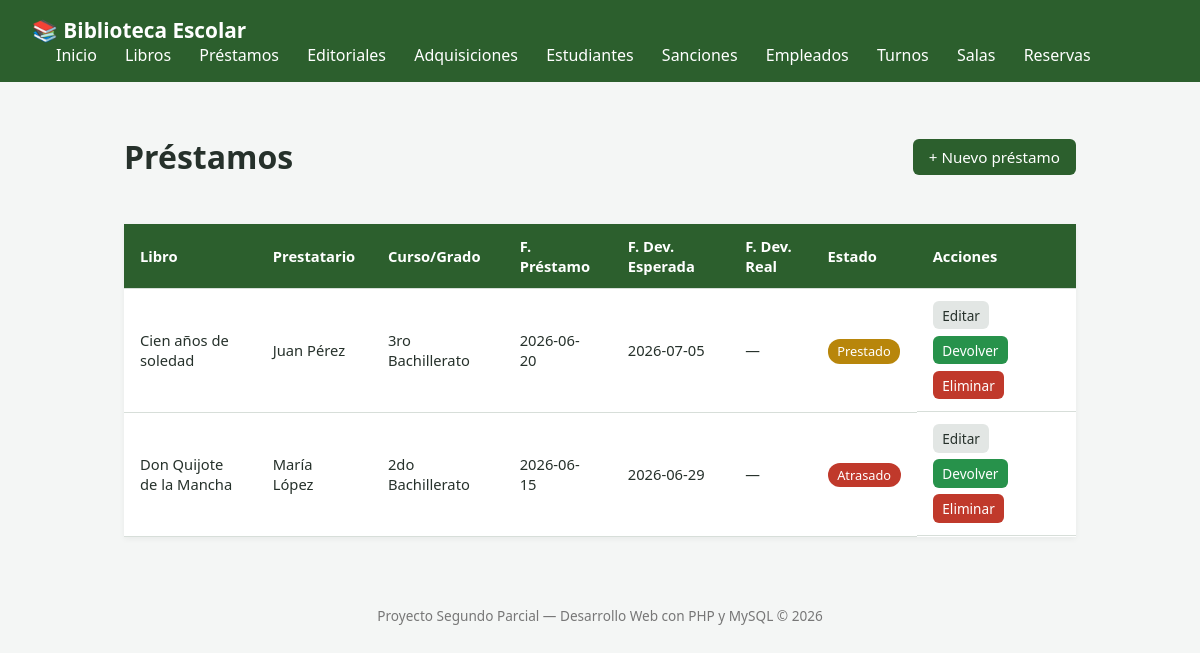
/index.php?route=prestamos, run on the app's committed database.
### tables this page shows
CREATE TABLE IF NOT EXISTS prestamos (
    id INT AUTO_INCREMENT PRIMARY KEY,
    libro_id INT NOT NULL,
    nombre_prestatario VARCHAR(120) NOT NULL,
    curso_grado VARCHAR(50) NOT NULL,
    fecha_prestamo DATE NOT NULL,
    fecha_devolucion_esperada DATE NOT NULL,
    fecha_devolucion_real DATE NULL,
    estado ENUM('prestado', 'devuelto', 'atrasado') NOT NULL DEFAULT 'prestado',
    creado_en TIMESTAMP DEFAULT CURRENT_TIMESTAMP,
    CONSTRAINT fk_prestamo_libro
        FOREIGN KEY (libro_id) REFERENCES libros(id)
        ON DELETE CASCADE
        ON UPDATE CASCADE
);

CREATE TABLE IF NOT EXISTS libros (
    id INT AUTO_INCREMENT PRIMARY KEY,
    titulo VARCHAR(150) NOT NULL,
    autor VARCHAR(120) NOT NULL,
    editorial VARCHAR(120) NOT NULL,
    anio_publicacion SMALLINT UNSIGNED NOT NULL,
    isbn VARCHAR(20) NOT NULL UNIQUE,
    stock INT NOT NULL DEFAULT 1,
    creado_en TIMESTAMP DEFAULT CURRENT_TIMESTAMP
);

### app/controllers/prestamosController.php (called while the page is built, shortened)
<?php
require_once __DIR__ . '/../models/prestamos.php';
class PrestamoController
{
    public function index(): void
    {
        $prestamosLista = prestamos::obtenerTodos();
        require __DIR__ . '/../views/prestamos/index.php';
    }
}

### app/models/prestamos.php (called while the page is built, shortened)
<?php
class prestamos{
    public static function obtenerTodos()
    {
        $conn = Conexion::conectar();
        $sql = "SELECT
        p.id, l.titulo, p.nombre_prestatario, p.curso_grado, p.fecha_prestamo, p.fecha_devolucion_esperada, p.fecha_devolucion_real, p.estado
        FROM prestamos p
        INNER JOIN libros l
        ON p.libro_id = l.id";
        $res = $conn->query($sql);
        $prestamos = [];
        while ($fila = $res->fetch_assoc()) {
            $prestamos[] = $fila;
        }
        return $prestamos;
    }
}
?>

### app/views/prestamos/index.php (the view, shortened to what this page needs)
<?php require __DIR__ . '/../header.php'; ?>
<div class="page-header">
    <h1>Préstamos</h1>
    <a href="index.php?route=prestamos/create" class="btn btn-primary">+ Nuevo préstamo</a>
</div>
<?php if (empty($prestamosLista)): ?>
    <p class="empty-state">No hay préstamos registrados todavía.</p>
<?php else: ?>
    <table class="tabla">
        <thead>
            <tr>
                <th>Libro</th>
                <th>Prestatario</th>
                <th>Curso/Grado</th>
                <th>F. Préstamo</th>
                <th>F. Dev. Esperada</th>
                <th>F. Dev. Real</th>
                <th>Estado</th>
                <th>Acciones</th>
            </tr>
        </thead>
        <tbody>
            <?php foreach ($prestamosLista as $p): ?>
                <tr>
                    <td><?= htmlspecialchars($p['titulo']) ?></td>
                    <td><?= htmlspecialchars($p['nombre_prestatario']) ?></td>
                    <td><?= htmlspecialchars($p['curso_grado']) ?></td>
                    <td><?= htmlspecialchars($p['fecha_prestamo']) ?></td>
                    <td><?= htmlspecialchars($p['fecha_devolucion_esperada']) ?></td>
                    <td><?= htmlspecialchars($p['fecha_devolucion_real'] ?? '—') ?></td>
                    <td>
                        <?php
                        $clases = ['prestado' => 'badge-warning', 'devuelto' => 'badge-success', 'atrasado' => 'badge-danger'];
                        ?>
                        <span class="badge <?= $clases[$p['estado']] ?? '' ?>"><?= htmlspecialchars(ucfirst($p['estado'])) ?></span>
                    </td>
                    <td class="acciones">
                        <a href="index.php?route=prestamos/edit&id=<?= $p['id'] ?>" class="btn btn-small">Editar</a>
                        <?php if ($p['estado'] !== 'devuelto'): ?>
                            <a href="index.php?route=prestamos/devolver&id=<?= $p['id'] ?>"
                               class="btn btn-small btn-success"
                               onclick="return confirm('¿Marcar este préstamo como devuelto?');">
                               Devolver
                            </a>
                        <?php endif; ?>
                        <a href="index.php?route=prestamos/delete&id=<?= $p['id'] ?>"
                           class="btn btn-small btn-danger"
                           onclick="return confirm('¿Está seguro de eliminar este préstamo?');">
                           Eliminar
                        </a>
                    </td>
                </tr>
            <?php endforeach; ?>
        </tbody>
    </table>
<?php endif; ?>
<?php require __DIR__ . '/../footer.php'; ?>

### public/css/style.css (style rules this page uses)
:root { --color-primario: #2c5f2d; --color-primario-oscuro: #1e4220; --color-fondo: #f4f6f5; --color-texto: #26312b; --color-borde: #d7ded9; --color-error: #c0392b; --color-exito: #27924b; --color-advertencia: #b8860b; }
* { box-sizing: border-box; }
body { margin: 0; font-family: 'Segoe UI', Arial, sans-serif; background-color: var(--color-fondo); color: var(--color-texto); }
.page-header { display: flex; justify-content: space-between; align-items: center; margin-bottom: 1.5rem; flex-wrap: wrap; gap: 1rem; }
.btn { display: inline-block; padding: 0.5rem 1rem; border-radius: 6px; text-decoration: none; background: #e2e6e4; color: var(--color-texto); border: none; cursor: pointer; font-size: 0.95rem; }
.btn-primary { background-color: var(--color-primario); color: white; }
.btn-danger { background-color: var(--color-error); color: white; }
.btn-success { background-color: var(--color-exito); color: white; }
.btn-small { padding: 0.3rem 0.6rem; font-size: 0.85rem; }
.tabla { width: 100%; border-collapse: collapse; background: white; box-shadow: 0 2px 6px rgba(0,0,0,0.05); }
.tabla th, .tabla td { padding: 0.75rem 1rem; border-bottom: 1px solid var(--color-borde); text-align: left; font-size: 0.92rem; }
.tabla th { background-color: var(--color-primario); color: white; }
.acciones { display: flex; gap: 0.4rem; flex-wrap: wrap; }
.badge { padding: 0.2rem 0.6rem; border-radius: 12px; font-size: 0.8rem; color: white; }
.badge-danger { background-color: var(--color-error); }
.badge-warning { background-color: var(--color-advertencia); }

### data on the page
prestamos: libro.titulo "Cien años de soledad", nombre_prestatario "Juan Pérez", curso_grado "3ro Bachillerato", fecha_prestamo "2026-06-20", fecha_devolucion_esperada "2026-07-05", fecha_devolucion_real "—", estado "Prestado"
prestamos: libro.titulo "Don Quijote de la Mancha", nombre_prestatario "María López", curso_grado "2do Bachillerato", fecha_prestamo "2026-06-15", fecha_devolucion_esperada "2026-06-29", fecha_devolucion_real "—", estado "Atrasado"
